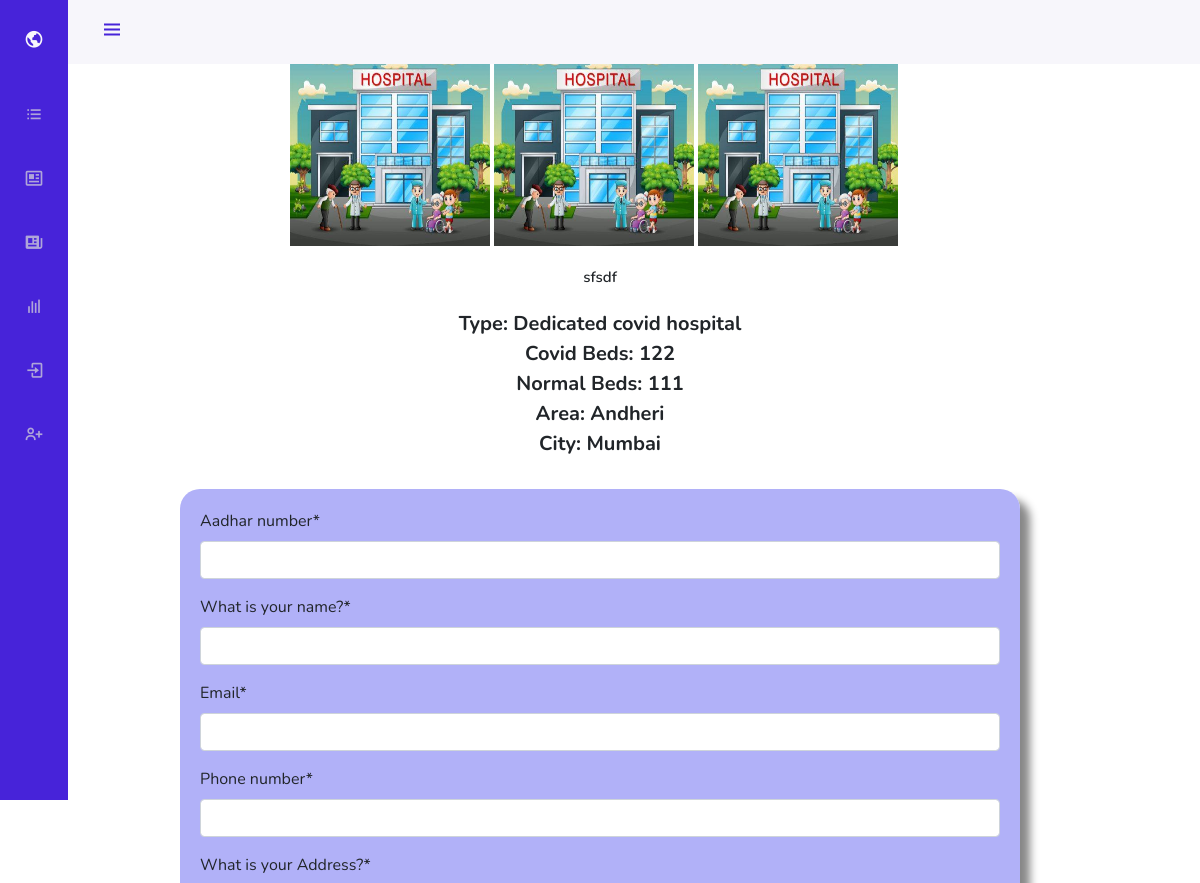
The page /post/11/ (upper part) on the database as committed earlier.
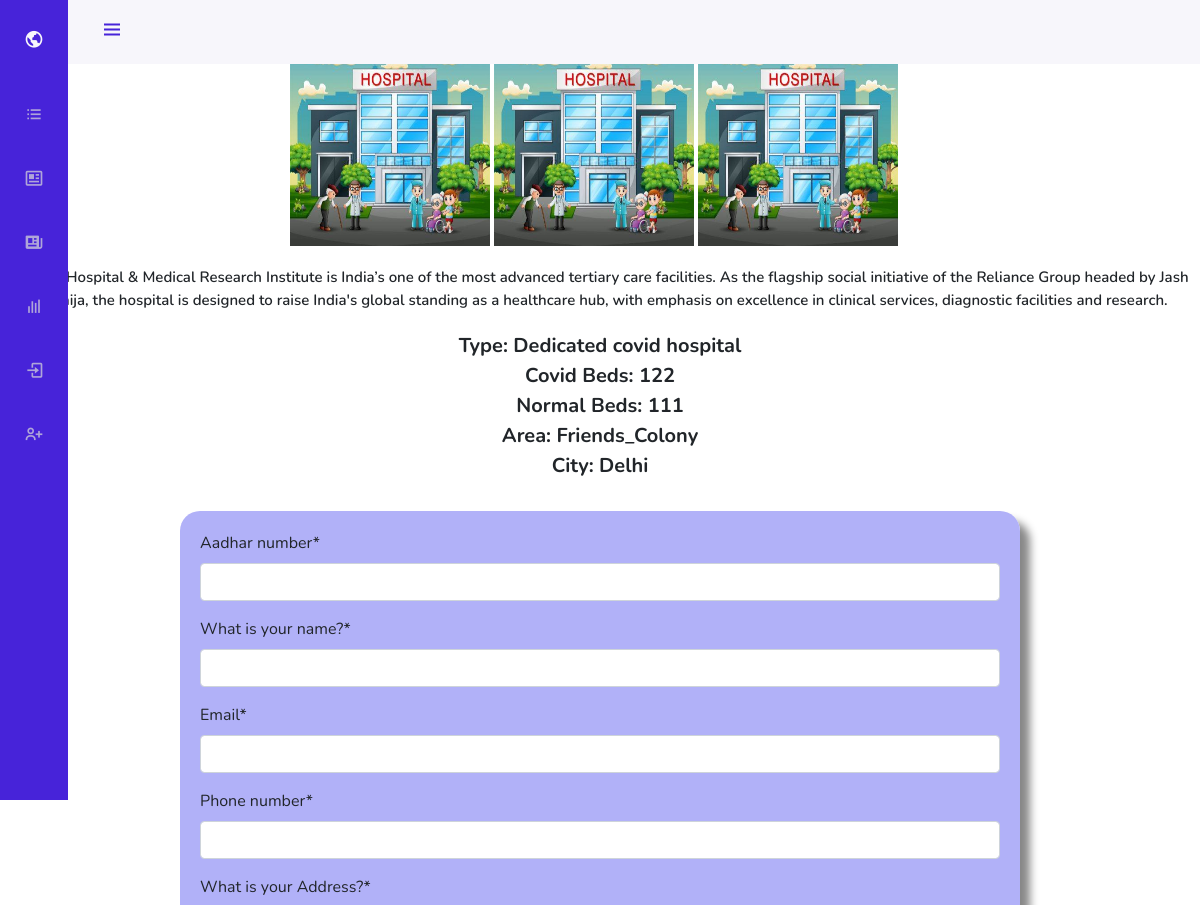
The same page on the database as committed later.
### blog/models.py (models this page shows, shortened)
class Post(models.Model):
    name = models.CharField(max_length = 100)
    content = models.TextField()
    type = models.CharField(max_length = 100, default="Dedicated covid hospital")
    proof = models.ImageField(default='default.jpg',upload_to='hosp_proofs')
    author = models.ForeignKey(User, on_delete=models.CASCADE)
    city = models.CharField(max_length=100, default="Mumbai")
    address = models.TextField(default="Maharashtra")
    area =models.CharField(max_length=100, default="Andheri")
    covid_cap=models.IntegerField(default=0)
    norm_cap = models.IntegerField(default=0)
    img1 = models.ImageField(default='default.jpg',upload_to='hosp_imgs')
    img2 = models.ImageField(default='default.jpg',upload_to='hosp_imgs')
    img3 = models.ImageField(default='default.jpg',upload_to='hosp_imgs')

### blog/views.py (the view)
# urls.py: path('post/<int:pk>/', views.PostDetailView, name='post-detail'),
def PostDetailView(request,pk):
    if request.method== 'POST':
        form=BedForm(request.POST)
        if form.is_valid():
            rq =BedRequest()
            post = get_object_or_404(Post, pk=pk)
            rq.aadhar_number = form.cleaned_data.get('aadhar_number')
            rq.email = form.cleaned_data.get('email')
            rq.phone_number = form.cleaned_data.get('phone_number')
            rq.name = form.cleaned_data.get('name')
            rq.address = form.cleaned_data.get('address')
            rq.city = form.cleaned_data.get('city')
            rq.pin_code = form.cleaned_data.get('pin_code')
            rq.gender = form.cleaned_data.get('gender')
            rq.age = form.cleaned_data.get('age')
            rq.co_mobidity = form.cleaned_data.get('co_mobidity')
            rq.ambulance_required= form.cleaned_data.get('ambulance_required')
            rq.scheme = form.cleaned_data.get('scheme')
            rq.health_centre = post.author.username
            rq.tested = form.cleaned_data.get('tested')
            rq.symptoms = form.cleaned_data.get('symptoms')
            rq.save()
            return redirect('blog-home')
        else:
            pass
    else:
        form=BedForm()
        post = get_object_or_404(Post, pk=pk)
        return render(request,'blog/post_detail.html', {
            "form": form,
            "post": post,
        })

### blog/forms.py
class BedForm(forms.ModelForm):
    aadhar_number =forms.IntegerField()
    phone_number =forms.IntegerField()
    email = forms.EmailField()
    name=forms.CharField(label='What is your name?')
    address=forms.CharField(label='What is your Address?')
    city=forms.CharField(label='What is your City?', widget=forms.Select(choices=CITY))
    pin_code =forms.IntegerField()
    gender=forms.CharField(label='What is your gender?',widget=forms.Select(choices=GENDER))
    age =forms.IntegerField()
    co_mobidity=forms.CharField(label='What are your comobidity?',widget=forms.Select(choices=PREGNANT))
    ambulance_required=forms.CharField(label='Do you require an ambulance?',widget=forms.Select(choices=PREGNANT))
    scheme=forms.CharField(label='Scheme to apply for',widget=forms.Select(choices=SCHEME))
    tested = forms.CharField(label='Was your COVID test positive?',widget=forms.Select(choices=PREGNANT))
    symptoms = forms.Textarea()
    class Meta:
        model= BedRequest
        fields=('aadhar_number', 'name', 'email', 'phone_number', 'address' , 'city', 'pin_code',  'age', 'gender',
             'co_mobidity', 'ambulance_required', 'scheme', 'tested','symptoms'
        )

### blog/templates/blog/post_detail.html (shortened to what this page needs)
{% extends 'blog/navbase_without.html' %} {% load crispy_forms_tags %} {% block content %}
<article class="media content-section">
  <div class="media-body">
    <h2 class="article-title">{{ post.name }}</h2>
    <div class="img-container">
    <img src="{{ post.img1.url }}" style="width: 200px; height: 200px" />
    <img src="{{ post.img2.url }}" style="width: 200px; height: 200px" />
    <img src="{{ post.img3.url }}" style="width: 200px; height: 200px" />
  </div>
  <p style="font-size: 15px; font-weight: 600; margin-bottom: 20px;" class="article-content">{{ post.content }}</p>
    <div class="details">
    <p class="article-content">Type: {{ post.type }}</p>
    <p class="article-content">Covid Beds: {{ post.covid_cap }}</p>
    <p class="article-content">Normal Beds: {{ post.norm_cap }}</p>
    <p class="article-content">Area: {{ post.area }}</p>
    <p class="article-content">City: {{ post.city }}</p>
  </div>
    {%if not user.is_authenticated %}
    <form method="POST">
      <fieldset class="form-group">{{ form|crispy }}</fieldset>
    </form>
    {% endif %}
  </div>
</article>
{% endblock %}

Rows that differ between the two databases and show on the page:
changed Post "Dedicated covid hospital": content "sfsdf" → "Jaideep Hospital & Medical Research Institute is India’s one of the most advanced tertiary care facilities. As the flagship social initiative of the Reliance Group headed by Jash Makhija, the hospital is designed to raise India's global standing as a healthcare hub, with emphasis on excellence in clinical services, diagnostic facilities and research."; area "Andheri" → "Friends_Colony"; city "Mumbai" → "Delhi"
